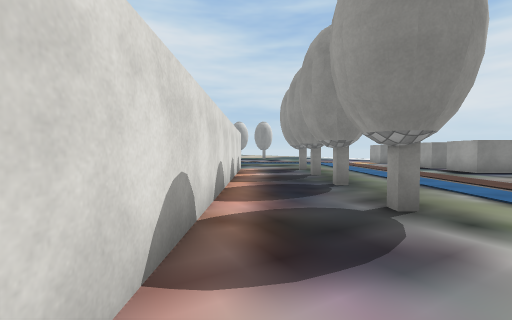
View 1 (above)

21 first-person views from a walk through a scene from a Unity 3-D project. The camera is 1.4 m above the floor, tilts 2° down and sees 90° across. The floor is counted in squares, 2 m on a side. Each view is taken from the middle of a square. On the plan, view 1 faces up. The plan holds only what a view shows up to about 9 squares ahead; the rest is blank. The place goes on beyond the plan. Some surface patterns are stand-ins.

View 2
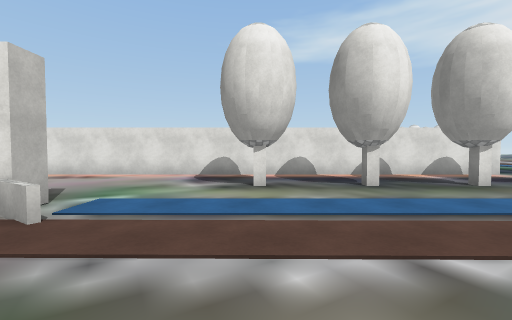

View 3
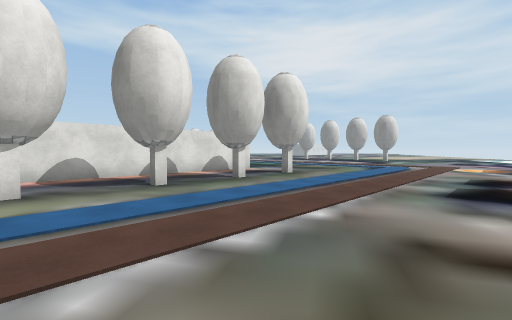

View 4
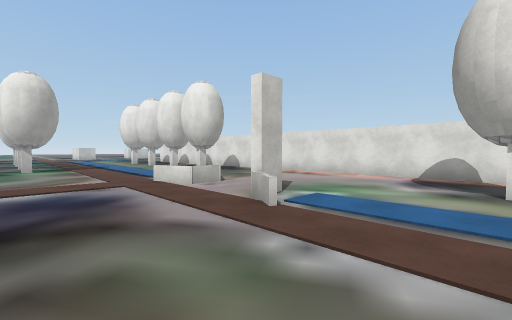

View 5
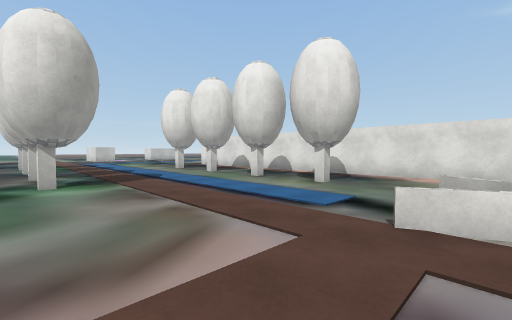

View 6
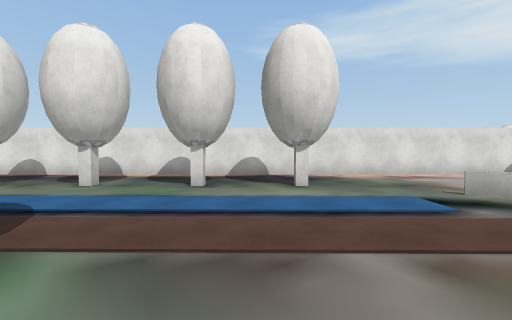

View 7
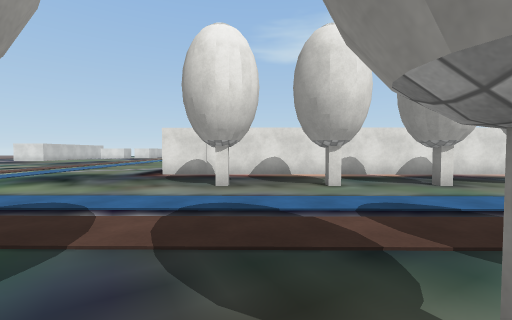

View 8
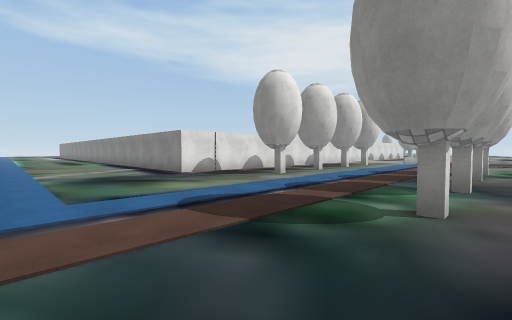

View 9
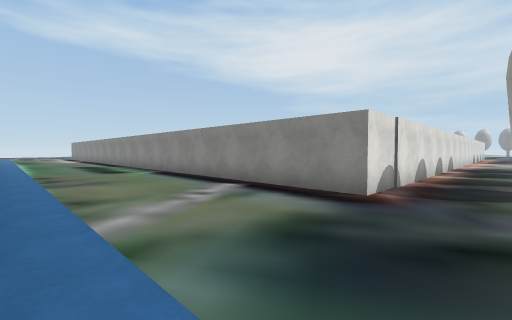

View 10
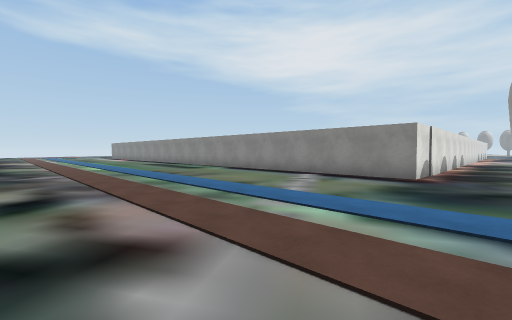

View 11
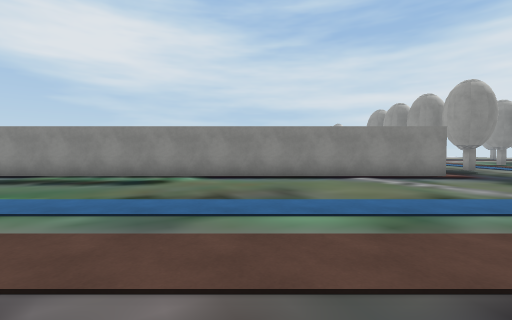

View 12
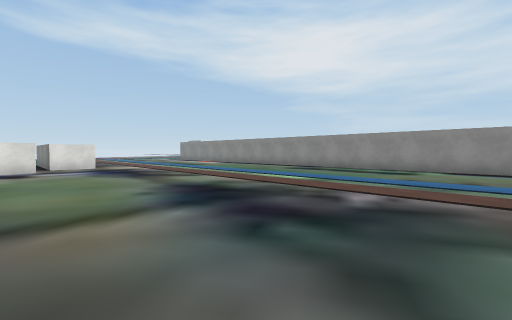

View 13
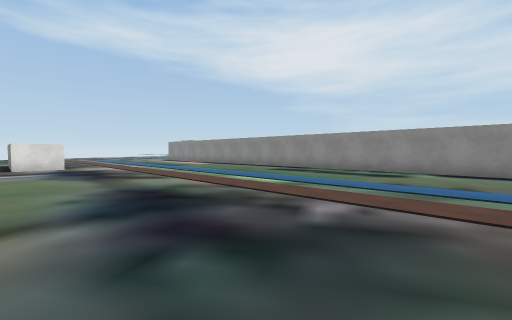

View 14
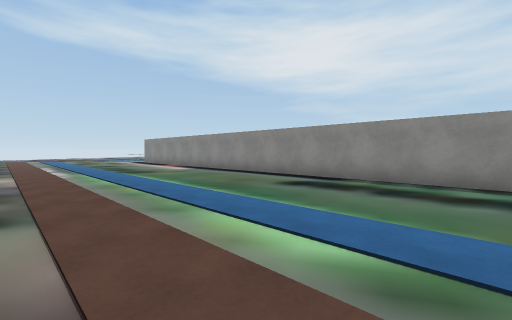

View 15
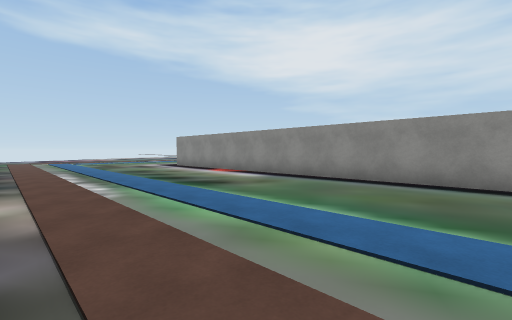

View 16
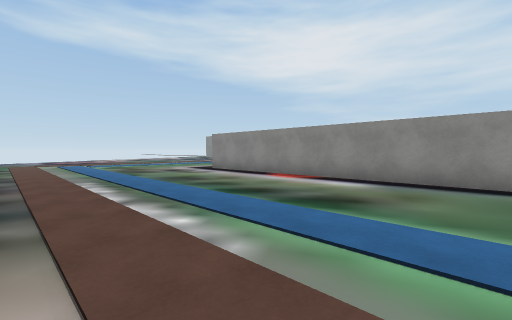

View 17
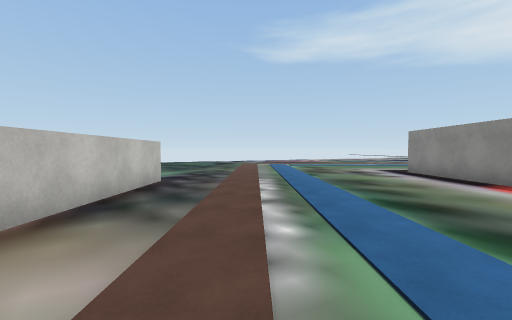

View 18
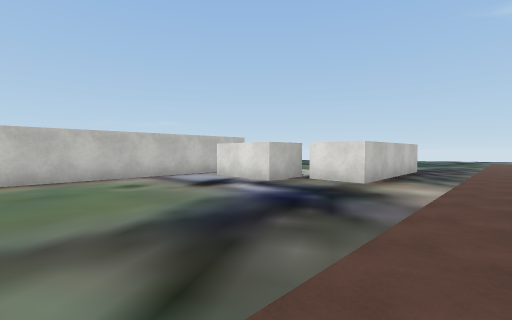

View 19
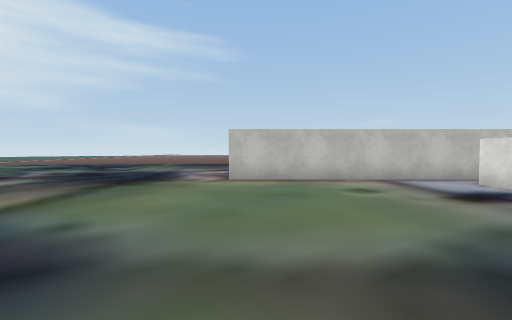

View 20
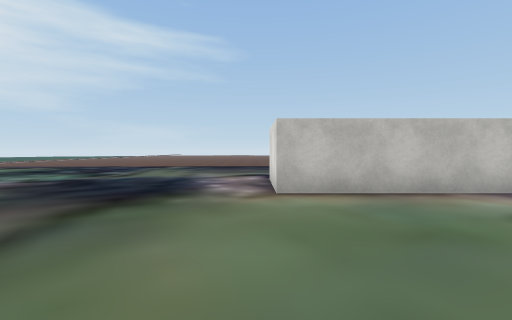

View 21
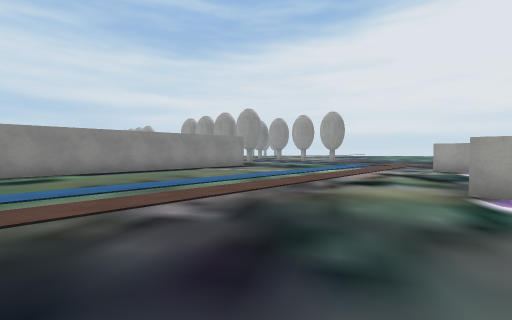

### Floor plan
Key: @ floor where view 1 was taken; # wall or solid block; . floor; = window, fence, low wall or low ledge.
Columns run from 24 left of view 1 to 7 right of it. Each row starts with its distance up from view 1.
  9                        #.......#
  8                        #..#....#
  7                        #........
  6                        #........
  5                        #..#.....
  4                        #........
  3                        #..#.....
  2                        #........
  1                        #.....=..
  0                        #@...#...
 -1                        #........
 -2                        #...==...
 -3                        #........
 -4                        #........
 -5                        #..#.....
 -6                        #........
 -7                        #..#.....
 -8                        #......#.
 -9                        #..#.....
-10                        #......#.
-11                        #........
-12                        #..#...#.
-13 ########################........
-14 ................................
-15 ..............................#.
-16 ................................
-17 ................................
-18 ................................
-19 ..........................
-20 ..........................
-21 ..........................
-22 ..#####...................#
-23       ...............#
-24       ##...........
-25        #..........
-26        ............
-27       #######.......
-28             #.......

Positions as (right, up) in squares from view 1, and headings:
1: (0, 0), facing up
2: (7, 3), facing left
3: (7, 3), facing up-left
4: (7, 3), facing down-left
5: (7, -2), facing down-left
6: (7, -6), facing left
7: (7, -11), facing left
8: (7, -18), facing up-left
9: (1, -18), facing up-left
10: (1, -21), facing up-left
11: (-6, -21), facing up
12: (-6, -24), facing up-left
13: (-6, -23), facing up-left
14: (-9, -20), facing up-left
15: (-13, -20), facing up-left
16: (-16, -20), facing up-left
17: (-16, -19), facing left
18: (-12, -19), facing down-left
19: (-12, -20), facing down
20: (-11, -22), facing down
21: (-9, -23), facing up-right
